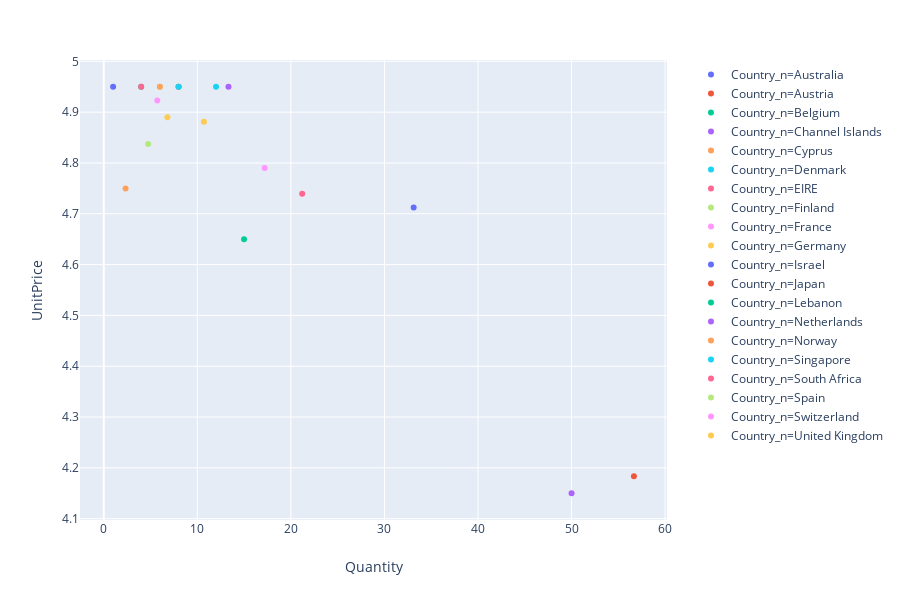

Source (notebook cell):
### Markdown cell above
## 3. Create an interactive scatter plot showing the relationship between average quantity (x-axis) and average unit price (y-axis) for the product PARTY BUNTING with the plot points color-coded by country (categories).

### Code cell
import plotly.express as px
data3 = df[['Country','Quantity','UnitPrice']].loc[df.Description == 'PARTY BUNTING'].groupby('Country').mean()
data3['Country_n'] = data3.index
fig = px.scatter(data3, x="Quantity", y="UnitPrice", color="Country_n")
fig.show()

### Figure 1 — Plotly figure (JSON) as saved in the notebook; plotly's stock layout.template omitted (floating-point values rounded to 4 significant figures)
{"data": [{"hoverlabel": {"namelength": 0}, "hovertemplate": "Country_n=Australia<br>Quantity=%{x}<br>UnitPrice=%{y}", "legendgroup": "Country_n=Australia", "marker": {"color": "#636efa", "symbol": "circle"}, "mode": "markers", "name": "Country_n=Australia", "showlegend": true, "type": "scatter", "x": [33.12], "xaxis": "x", "y": [4.713], "yaxis": "y"}, {"hoverlabel": {"namelength": 0}, "hovertemplate": "Country_n=Austria<br>Quantity=%{x}<br>UnitPrice=%{y}", "legendgroup": "Country_n=Austria", "marker": {"color": "#EF553B", "symbol": "circle"}, "mode": "markers", "name": "Country_n=Austria", "showlegend": true, "type": "scatter", "x": [8], "xaxis": "x", "y": [4.95], "yaxis": "y"}, {"hoverlabel": {"namelength": 0}, "hovertemplate": "Country_n=Belgium<br>Quantity=%{x}<br>UnitPrice=%{y}", "legendgroup": "Country_n=Belgium", "marker": {"color": "#00cc96", "symbol": "circle"}, "mode": "markers", "name": "Country_n=Belgium", "showlegend": true, "type": "scatter", "x": [4], "xaxis": "x", "y": [4.95], "yaxis": "y"}, {"hoverlabel": {"namelength": 0}, "hovertemplate": "Country_n=Channel Islands<br>Quantity=%{x}<br>UnitPrice=%{y}", "legendgroup": "Country_n=Channel Islands", "marker": {"color": "#ab63fa", "symbol": "circle"}, "mode": "markers", "name": "Country_n=Channel Islands", "showlegend": true, "type": "scatter", "x": [13.33], "xaxis": "x", "y": [4.95], "yaxis": "y"}, {"hoverlabel": {"namelength": 0}, "hovertemplate": "Country_n=Cyprus<br>Quantity=%{x}<br>UnitPrice=%{y}", "legendgroup": "Country_n=Cyprus", "marker": {"color": "#FFA15A", "symbol": "circle"}, "mode": "markers", "name": "Country_n=Cyprus", "showlegend": true, "type": "scatter", "x": [2.333], "xaxis": "x", "y": [4.75], "yaxis": "y"}, {"hoverlabel": {"namelength": 0}, "hovertemplate": "Country_n=Denmark<br>Quantity=%{x}<br>UnitPrice=%{y}", "legendgroup": "Country_n=Denmark", "marker": {"color": "#19d3f3", "symbol": "circle"}, "mode": "markers", "name": "Country_n=Denmark", "showlegend": true, "type": "scatter", "x": [12], "xaxis": "x", "y": [4.95], "yaxis": "y"}, {"hoverlabel": {"namelength": 0}, "hovertemplate": "Country_n=EIRE<br>Quantity=%{x}<br>UnitPrice=%{y}", "legendgroup": "Country_n=EIRE", "marker": {"color": "#FF6692", "symbol": "circle"}, "mode": "markers", "name": "Country_n=EIRE", "showlegend": true, "type": "scatter", "x": [21.21], "xaxis": "x", "y": [4.739], "yaxis": "y"}, {"hoverlabel": {"namelength": 0}, "hovertemplate": "Country_n=Finland<br>Quantity=%{x}<br>UnitPrice=%{y}", "legendgroup": "Country_n=Finland", "marker": {"color": "#B6E880", "symbol": "circle"}, "mode": "markers", "name": "Country_n=Finland", "showlegend": true, "type": "scatter", "x": [6], "xaxis": "x", "y": [4.95], "yaxis": "y"}, {"hoverlabel": {"namelength": 0}, "hovertemplate": "Country_n=France<br>Quantity=%{x}<br>UnitPrice=%{y}", "legendgroup": "Country_n=France", "marker": {"color": "#FF97FF", "symbol": "circle"}, "mode": "markers", "name": "Country_n=France", "showlegend": true, "type": "scatter", "x": [5.727], "xaxis": "x", "y": [4.923], "yaxis": "y"}, {"hoverlabel": {"namelength": 0}, "hovertemplate": "Country_n=Germany<br>Quantity=%{x}<br>UnitPrice=%{y}", "legendgroup": "Country_n=Germany", "marker": {"color": "#FECB52", "symbol": "circle"}, "mode": "markers", "name": "Country_n=Germany", "showlegend": true, "type": "scatter", "x": [6.8], "xaxis": "x", "y": [4.89], "yaxis": "y"}, {"hoverlabel": {"namelength": 0}, "hovertemplate": "Country_n=Israel<br>Quantity=%{x}<br>UnitPrice=%{y}", "legendgroup": "Country_n=Israel", "marker": {"color": "#636efa", "symbol": "circle"}, "mode": "markers", "name": "Country_n=Israel", "showlegend": true, "type": "scatter", "x": [1], "xaxis": "x", "y": [4.95], "yaxis": "y"}, {"hoverlabel": {"namelength": 0}, "hovertemplate": "Country_n=Japan<br>Quantity=%{x}<br>UnitPrice=%{y}", "legendgroup": "Country_n=Japan", "marker": {"color": "#EF553B", "symbol": "circle"}, "mode": "markers", "name": "Country_n=Japan", "showlegend": true, "type": "scatter", "x": [56.67], "xaxis": "x", "y": [4.183], "yaxis": "y"}, {"hoverlabel": {"namelength": 0}, "hovertemplate": "Country_n=Lebanon<br>Quantity=%{x}<br>UnitPrice=%{y}", "legendgroup": "Country_n=Lebanon", "marker": {"color": "#00cc96", "symbol": "circle"}, "mode": "markers", "name": "Country_n=Lebanon", "showlegend": true, "type": "scatter", "x": [15], "xaxis": "x", "y": [4.65], "yaxis": "y"}, {"hoverlabel": {"namelength": 0}, "hovertemplate": "Country_n=Netherlands<br>Quantity=%{x}<br>UnitPrice=%{y}", "legendgroup": "Country_n=Netherlands", "marker": {"color": "#ab63fa", "symbol": "circle"}, "mode": "markers", "name": "Country_n=Netherlands", "showlegend": true, "type": "scatter", "x": [50], "xaxis": "x", "y": [4.15], "yaxis": "y"}, {"hoverlabel": {"namelength": 0}, "hovertemplate": "Country_n=Norway<br>Quantity=%{x}<br>UnitPrice=%{y}", "legendgroup": "Country_n=Norway", "marker": {"color": "#FFA15A", "symbol": "circle"}, "mode": "markers", "name": "Country_n=Norway", "showlegend": true, "type": "scatter", "x": [6], "xaxis": "x", "y": [4.95], "yaxis": "y"}, {"hoverlabel": {"namelength": 0}, "hovertemplate": "Country_n=Singapore<br>Quantity=%{x}<br>UnitPrice=%{y}", "legendgroup": "Country_n=Singapore", "marker": {"color": "#19d3f3", "symbol": "circle"}, "mode": "markers", "name": "Country_n=Singapore", "showlegend": true, "type": "scatter", "x": [8], "xaxis": "x", "y": [4.95], "yaxis": "y"}, {"hoverlabel": {"namelength": 0}, "hovertemplate": "Country_n=South Africa<br>Quantity=%{x}<br>UnitPrice=%{y}", "legendgroup": "Country_n=South Africa", "marker": {"color": "#FF6692", "symbol": "circle"}, "mode": "markers", "name": "Country_n=South Africa", "showlegend": true, "type": "scatter", "x": [4], "xaxis": "x", "y": [4.95], "yaxis": "y"}, {"hoverlabel": {"namelength": 0}, "hovertemplate": "Country_n=Spain<br>Quantity=%{x}<br>UnitPrice=%{y}", "legendgroup": "Country_n=Spain", "marker": {"color": "#B6E880", "symbol": "circle"}, "mode": "markers", "name": "Country_n=Spain", "showlegend": true, "type": "scatter", "x": [4.75], "xaxis": "x", "y": [4.838], "yaxis": "y"}, {"hoverlabel": {"namelength": 0}, "hovertemplate": "Country_n=Switzerland<br>Quantity=%{x}<br>UnitPrice=%{y}", "legendgroup": "Country_n=Switzerland", "marker": {"color": "#FF97FF", "symbol": "circle"}, "mode": "markers", "name": "Country_n=Switzerland", "showlegend": true, "type": "scatter", "x": [17.2], "xaxis": "x", "y": [4.79], "yaxis": "y"}, {"hoverlabel": {"namelength": 0}, "hovertemplate": "Country_n=United Kingdom<br>Quantity=%{x}<br>UnitPrice=%{y}", "legendgroup": "Country_n=United Kingdom", "marker": {"color": "#FECB52", "symbol": "circle"}, "mode": "markers", "name": "Country_n=United Kingdom", "showlegend": true, "type": "scatter", "x": [10.71], "xaxis": "x", "y": [4.881], "yaxis": "y"}], "layout": {"height": 600, "legend": {"tracegroupgap": 0}, "margin": {"t": 60}, "xaxis": {"anchor": "y", "domain": [0, 0.98], "title": {"text": "Quantity"}}, "yaxis": {"anchor": "x", "domain": [0, 1], "title": {"text": "UnitPrice"}}}}
